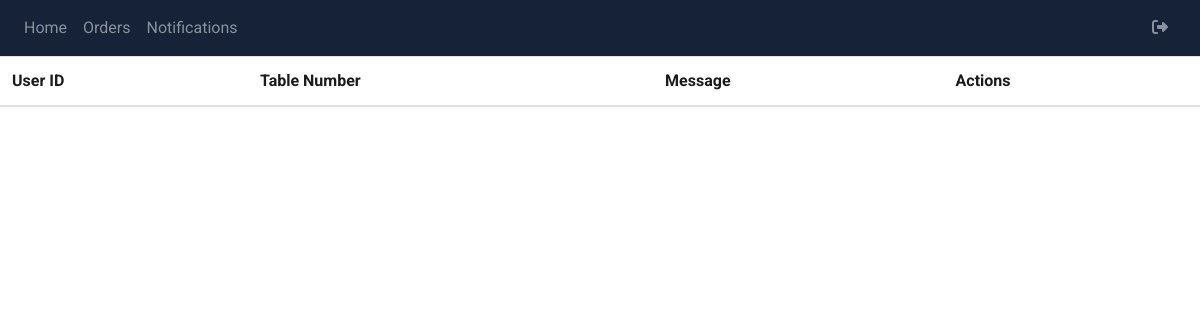
The app's page /kitchen/view-notifications (signed in), older data.
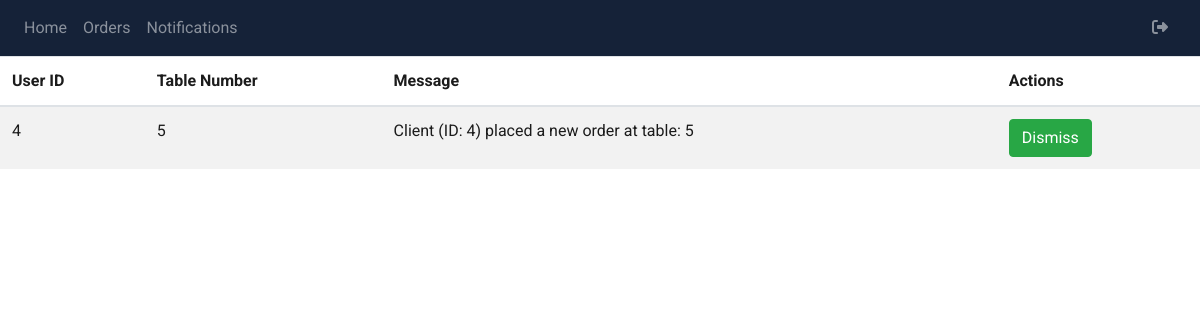
The same page, newer data.
### packages/models.py (models this page shows, shortened)
class Notification(db.Model):
    __tablename__ = "notifications"
    id = db.Column(db.Integer, primary_key = True)
    user_id = db.Column(db.Integer, db.ForeignKey('users.id'))
    table_number = db.Column(db.Integer, db.ForeignKey('users.table_number'))
    status = db.Column(db.Enum('helped', 'not_helped', name = 'notification_status'), nullable=False, default='not_helped')
    message = db.Column(db.String(1000), nullable = True)
    notification_type = db.Column(db.Enum('help', 'table', 'new-order', 'preparing', 'ready', name = 'notification_status'), nullable=True, default='not_helped')

### kitchen/kitchen.py (the view)
@kitchen.route('view-notifications')
@kitchenstaff_required
def viewNotifications():
    notifications = Notification.query.filter_by(notification_type = 'new-order').all()
    return render_template('kitchen-view-notifications.html', notifications = notifications)

### kitchen/static/functions/kitchen_functions.py (called while the page is built, shortened)
def kitchenstaff_required(func):
    @functools.wraps(func)
    def wrapper(*args, **kwargs):
        return func(*args, **kwargs)
    return wrapper

### kitchen/templates/kitchen-view-notifications.html
{% extends "base.html" %} {% block title %}Display all Notifications{% endblock %}
{% block content %}
<link rel="stylesheet" href="./static/style/kitchen-style.css">
<table class="table table-striped">
   <thead>
      <tr>
         <th>User ID</th>
         <th>Table Number</th>
         <th>Message</td>
         <th>Actions</th>
      </tr>
   </thead>
   <tbody>
      {% for notification in notifications %}
      <tr>
         <td>{{ notification.user_id }}</td>
         <td>{{ notification.table_number }}</td>
         <td>{{ notification.message }}</td>
         <td>
            <form action="{{ url_for('kitchen.removeNotificationPage', notif_id=notification.id) }}" method="post">
               <button type="submit" class="btn btn-success"> Dismiss</button>
            </form>
         </td>
      </tr>
      {% endfor %}
   </tbody>
</table>
{%endblock%}

Row changes from the older to the newer data that the page shows:
added Notification: user_id "4", table_number "5", message "Client (ID: 4) placed a new order at table: 5"
